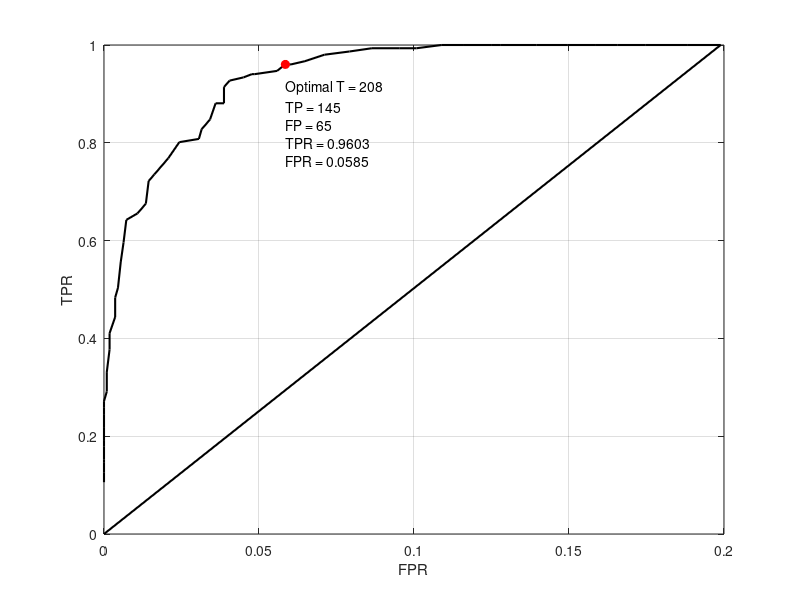

MATLAB code to generate this figure:
data = xlsread('Outputs.csv');
for i=1:length(data)
    data(i,6) = ((data(i,4)-1).^2 + data(i,5).^2).^0.5;
end
[val, idx] = min(data(:,6));
tp = sprintf("Optimal T = %d\nTP = %d\nFP = %d\nTPR = %.4f\nFPR = %.4f",data(idx,1),data(idx,2),data(idx,3),data(idx,4),data(idx,5));
figure(1)
plot(data(:,5),data(:,4),'k','LineWidth',1.5)
grid on
hold on
xlabel('FPR'); ylabel('TPR');
plot(data(idx,5), data(idx,4), 'ro', 'MarkerFaceColor', 'r')
text(data(idx,5), (data(idx,4)-0.12), tp)
